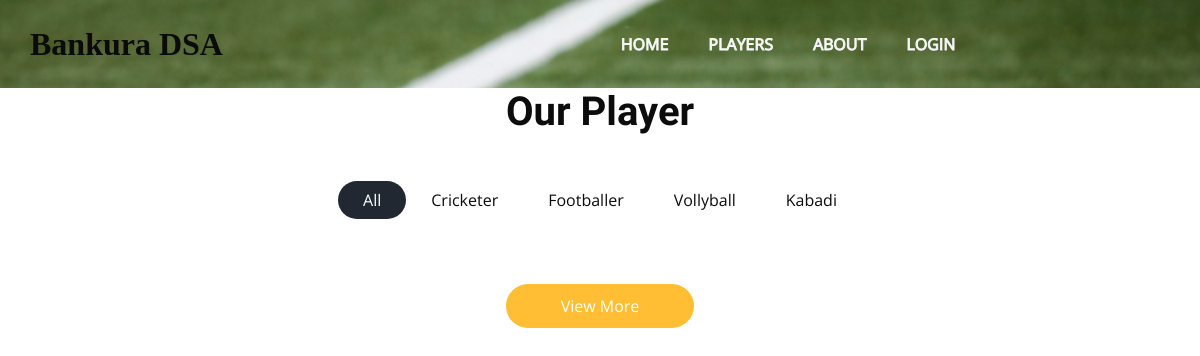
Before: /menu with the older database file.
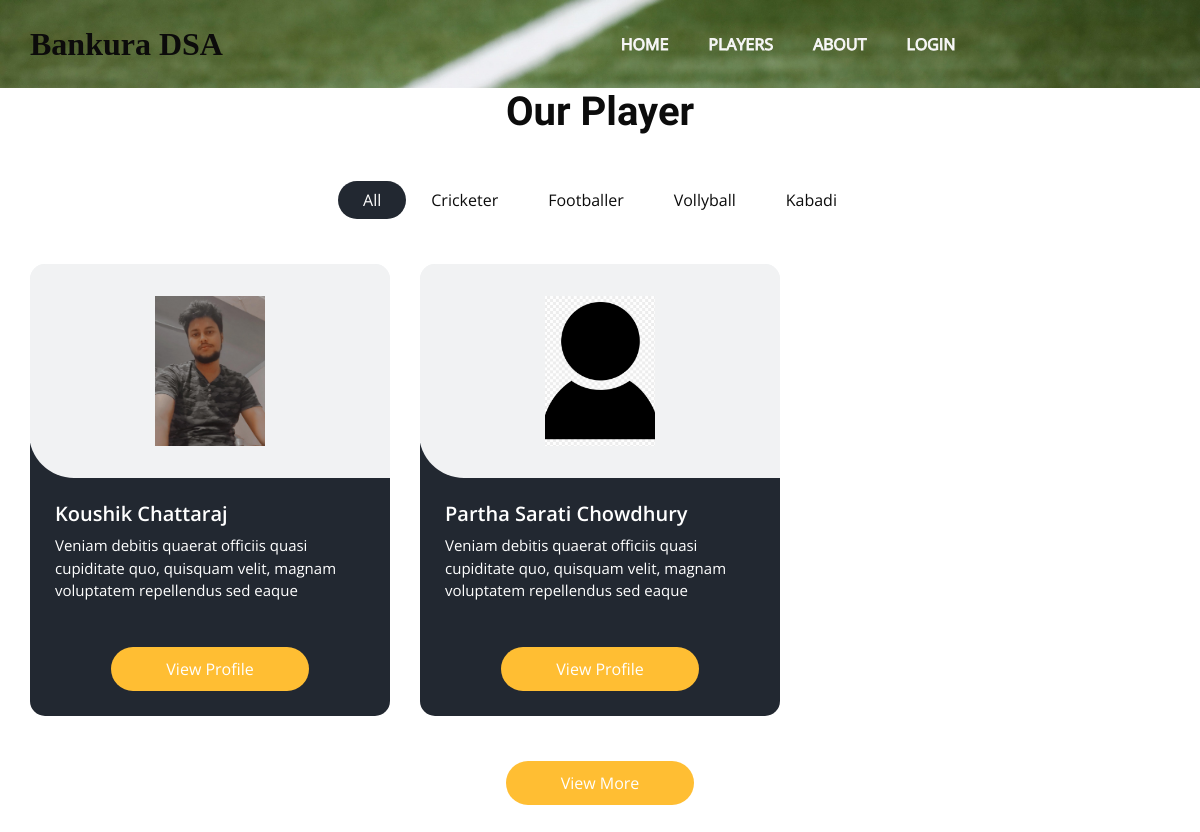
After: the same page with the newer database file.
### resturent/models.py (models this page shows, shortened)
class UserProfile(models.Model):
    user = models.OneToOneField(User, on_delete=models.CASCADE)
    name = models.CharField(max_length=50, null=True, blank=True)
    phoneno = models.IntegerField(unique=True,null=True, blank=True)
    email = models.EmailField(unique=True,null=True, blank=True)
    address = models.CharField(max_length=255, null=True, blank=True)
    pincode = models.IntegerField(null=True, blank=True)
    token = models.CharField(null=True, blank=True, max_length=30)
    otp = models.IntegerField(null=True, blank=True)
    dpimage = models.ImageField(upload_to='profile', null=True, blank=True)
    bio = models.CharField(max_length=100, null=True, blank=True)
    about = models.CharField(max_length=250, null=True, blank=True)
    ROLE_CHOICES = (
        ('admin', 'admin'),
        ('user', 'user'),
        ('player', 'player'),
    )
    role = models.CharField(max_length=20, null=True, blank=True, choices=ROLE_CHOICES)
    PLAY_CHOICES = (
        ('cricket', 'cricket'),
        ('football', 'football'),
        ('vollyball', 'volyball'),
        ('kabadi', 'kabadi'),
    )
    type = models.CharField(max_length=20, null=True, blank=True, choices=PLAY_CHOICES)
    is_active = models.BooleanField(default=False)

### resturent/views.py (the view)
# urls.py: path('menu',views.MenuView.as_view(),name="menuview"),
class MenuView(View):
    template_name = 'menu.html'
    def get(self, request):
        if request.user.is_authenticated:
            playerlist = UserProfile.objects.filter(role="player").exclude(user=request.user)
        else:
            playerlist = UserProfile.objects.filter(role="player")
        context = {
            'playerlist':playerlist
        }
        return render(request, self.template_name,context)

### templates/menu.html
{% extends 'subbase.html' %}
{% load static %}
{% block content %}
  <section class="food_section layout_padding-bottom">
    <div class="container">
      <div class="heading_container heading_center">
        <h2>
          Our Player
        </h2>
      </div>
      <ul class="filters_menu">
        <li class="active" data-filter="*">All</li>
        <li data-filter=".cricket">Cricketer</li>
        <li data-filter=".football">Footballer</li>
        <li data-filter=".volyball">Vollyball</li>
        <li data-filter=".kabadi">Kabadi</li>
      </ul>
      <div class="filters-content">
        <div class="row grid">
      {% for obj in playerlist %}
          <div class="col-sm-6 col-lg-4 all {{ obj.type }}">
            <div class="box">
              <div>
                <div class="img-box">
                  <img src="{{ obj.dpimage.url }}" alt="">
                </div>
                <div class="detail-box">
                  <h5>
                    {{ obj.name }}
                  </h5>
                  <p>
                    Veniam debitis quaerat officiis quasi cupiditate quo, quisquam velit, magnam voluptatem repellendus sed eaque
                  </p>
                    <div class="btn-box">
                      <a href="/profile/{{obj.id}}">
                        View Profile
                      </a>
                    </div>
                </div>
              </div>
            </div>
          </div>
          {% endfor %}
        </div>
      </div>
      <div class="btn-box">
        <a href="">
          View More
        </a>
      </div>
    </div>
  </section>
{% endblock %}

### templates/subbase.html (shortened to what this page needs)
{% load static %}
<!DOCTYPE html>
<head>
        <link rel="stylesheet" type="text/css" href="{% static 'css/bootstrap.css' %}" />
        <link rel="stylesheet" type="text/css" href="https://cdnjs.cloudflare.com/ajax/libs/OwlCarousel2/2.3.4/assets/owl.carousel.min.css" />
        <link rel="stylesheet" href="https://cdnjs.cloudflare.com/ajax/libs/jquery-nice-select/1.1.0/css/nice-select.min.css" />
        <link href="{% static 'css/font-awesome.min.css' %}" rel="stylesheet" />
        <link href="{% static 'css/style.css' %}" rel="stylesheet" />
        <link href="{% static 'css/responsive.css' %}" rel="stylesheet" />
      </head>
<body class="sub_page">
  <div class="hero_area">
    <div class="bg-box">
      <img src="{% static 'images/hero-bg.jpg' %}" alt="">
    </div>
    <header class="header_section">
      <div class="container">
        <nav class="navbar navbar-expand-lg custom_nav-container ">
          <a class="navbar-brand" href="{% url 'indexview' %}">
            <span>
              Bankura DSA
            </span>
          </a>
          <div class="collapse navbar-collapse" id="navbarSupportedContent">
            <ul class="navbar-nav  mx-auto ">
                    <li class="nav-item">
                      <a class="nav-link" href="{% url 'indexview' %}">Home <span class="sr-only">(current)</span></a>
                    </li>
                    <li class="nav-item">
                      <a class="nav-link" href="{% url 'menuview' %}">Players</a>
                    </li>
                    <li class="nav-item">
                      <a class="nav-link" href="{% url 'aboutview' %}">About</a>
                    </li>
                    {% if user.is_authenticated %}
                  <li class="nav-item">
                    <a class="nav-link" href="{% url 'accountview' %}">My Account</a>
                  </li>
                  {% else %}
                    <li class="nav-item">
                      <a class="nav-link" href="{% url 'signinview' %}">Login</a>
                    </li>
                    {% endif %}
                  </ul>
          </div>
        </nav>
      </div>
    </header>
  </div>
  {% block content %}
{% endblock %}

### static/css/style.css (style rules this page uses)
body { font-family: "Open Sans", sans-serif; color: #0c0c0c; background-color: #ffffff; overflow-x: hidden; }
.layout_padding-bottom { padding-bottom: 90px; }
h1, h2 { font-family: 'Dancing Script', cursive; }
.heading_container { display: -webkit-box; display: -ms-flexbox; display: flex; -webkit-box-orient: vertical; -webkit-box-direction: normal; -ms-flex-direction: column; flex-direction: column; -webkit-box-align: start; -ms-flex-align: start; align-items: flex-start; }
.heading_container h2 { position: relative; margin-bottom: 0; font-size: 2.5rem; font-weight: bold; }
.heading_container.heading_center { -webkit-box-align: center; -ms-flex-align: center; align-items: center; text-align: center; }
a, a:hover, a:focus { text-decoration: none; }
.hero_area { position: relative; min-height: 100vh; display: -webkit-box; display: -ms-flexbox; display: flex; -webkit-box-orient: vertical; -webkit-box-direction: normal; -ms-flex-direction: column; flex-direction: column; }
.bg-box { position: absolute; top: 0; left: 0; width: 100%; height: 100%; }
.bg-box img { width: 100%; height: 100%; -o-object-fit: cover; object-fit: cover; }
.sub_page .hero_area { min-height: auto; }
.sub_page .hero_area .bg-box { position: absolute; top: 0; left: 0; width: 100%; height: 100%; }
.sub_page .hero_area .bg-box img { width: 100%; height: 100%; -o-object-fit: cover; object-fit: cover; -o-object-position: right top; object-position: right top; }
.header_section { padding: 15px 0; }
.navbar-brand { font-family: 'FontAwesome'; }
.navbar-brand span { font-weight: bold; font-size: 32px; color: #0c0b0b; }
.custom_nav-container { padding: 0; }
.custom_nav-container .navbar-nav { padding-left: 18%; }
.custom_nav-container .navbar-nav .nav-item .nav-link { padding: 5px 20px; color: #ffffff; text-align: center; text-transform: uppercase; border-radius: 5px; -webkit-transition: all 0.3s; transition: all 0.3s; -webkit-text-fill-color: white; -webkit-text-stroke-width: 1px; -webkit-text-stroke-color: whitesmoke; }
.food_section .filters_menu { padding: 0; display: -webkit-box; display: -ms-flexbox; display: flex; -ms-flex-wrap: wrap; flex-wrap: wrap; -webkit-box-pack: center; -ms-flex-pack: center; justify-content: center; list-style-type: none; margin: 45px 0 20px 0; }
.food_section .filters_menu li { padding: 7px 25px; cursor: pointer; border-radius: 25px; }
.food_section .filters_menu li.active { background-color: #222831; color: #ffffff; }
.food_section .box { position: relative; margin-top: 25px; background-color: #ffffff; border-radius: 10px; color: #ffffff; border-radius: 15px; overflow: hidden; background: linear-gradient(to bottom, #f1f2f3 25px, #222831 25px); }
.food_section .box .img-box { background: #f1f2f3; display: -webkit-box; display: -ms-flexbox; display: flex; -webkit-box-pack: center; -ms-flex-pack: center; justify-content: center; -webkit-box-align: center; -ms-flex-align: center; align-items: center; height: 215px; border-radius: 0 0 0 45px; margin: -1px; padding: 25px; }
.food_section .box .img-box img { object-fit: cover; width: 110px; height: 150px; -webkit-transition: all .2s; transition: all .2s; }
.food_section .box .detail-box { padding: 25px; }
.food_section .box .detail-box h5 { font-weight: 600; }
.food_section .box .detail-box p { font-size: 15px; }
.food_section .btn-box { display: -webkit-box; display: -ms-flexbox; display: flex; -webkit-box-pack: center; -ms-flex-pack: center; justify-content: center; margin-top: 45px; }
.food_section .btn-box a { display: inline-block; padding: 10px 55px; background-color: #ffbe33; color: #ffffff; border-radius: 45px; -webkit-transition: all 0.3s; transition: all 0.3s; border: none; }

### static/css/responsive.css (style rules this page uses)
@media (min-width: 1200px) { .container { max-width: 1170px; } }

Changed rows visible on the page:
now on this page (row edited): UserProfile: dpimage (picture), name "Koushik Chattaraj"
added UserProfile: dpimage (picture), name "Partha Sarati Chowdhury"
